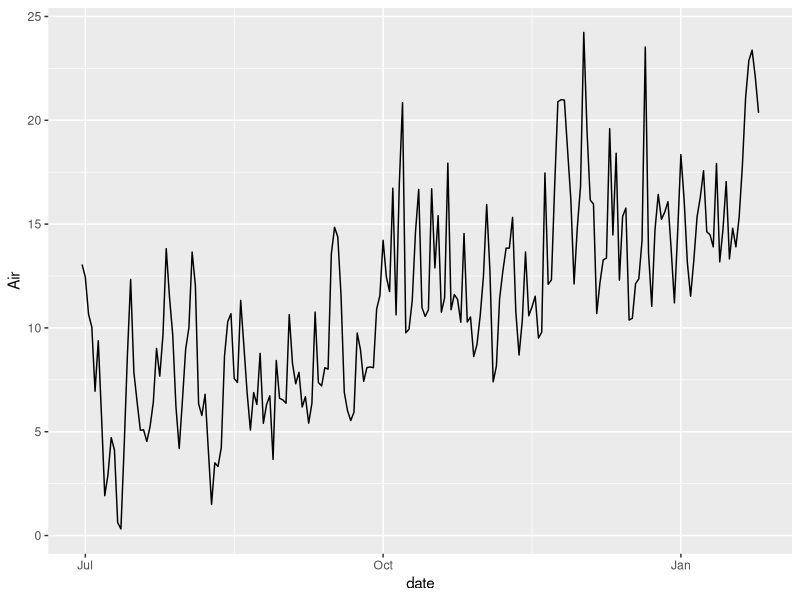

Recreate this plot in R.
## ---- chunk 1
library(tidyr)
library (dplyr)
library (ggplot2)
library (lubridate)
## ---- chunk 2

#Calculculate Mean Air temp 

setwd("C:\\Users\\Ed\\Documents\\Subclovergit")
getwd()
df_file <- read.table("LoggerTemp.txt",header=TRUE)
head(df_file)

df_file$date <- dmy(df_file$date)

df_file <- df_file%>%
group_by(date)%>%
summarise_each(funs(mean)) %>%
  mutate(TT = cumsum(Air))



write.table(df_file, "ThermalSum.txt")

## ---- chunk 3

df_file %>% 
ggplot(aes(x=date, y= Air)) +
    geom_line()



